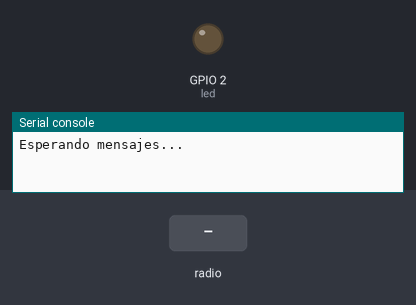
A program run on a simulated ESP32 board running MicroPython. Shown: output pins drawn as LEDs (lit = HIGH), the last lines printed to the serial console. Inputs (shaded band) come from the test bench.

Above: at 1.2 s.
1.3 s: radio message "MORSE" arrives
At 1.8 s:
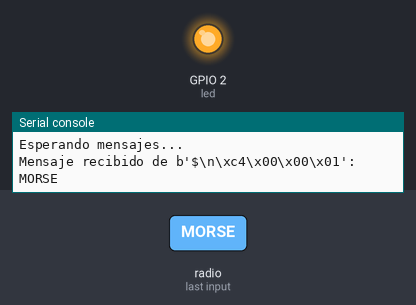
Timing chart, 0 to 4.3 s (numbered marks = the images above; inputs shaded):
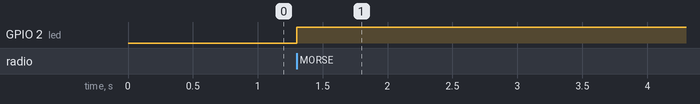

Measured:
- after the input at 1.3 s, GPIO 2 (led): LOW → HIGH at once

The program:

ESP-NOW-Receptor.py
```python
# Receptor
import espnow
import network
from machine import Pin

# Configurar WiFi en modo Station
wlan = network.WLAN(network.STA_IF)
wlan.active(True)

# Crear la instancia de ESP-NOW
esp = espnow.ESPNow()
esp.active(True)

# Configurar LED en el pin 2 (ajusta según tu hardware)
led = Pin(2, Pin.OUT)
led.value(0)  # Apagar LED inicialmente

print("Esperando mensajes...")

# Escuchar mensajes entrantes
while True:
    host, msg = esp.recv()  # Recibe datos (host = MAC del emisor, msg = mensaje)
    if msg:
        mensaje = msg.decode()
        print(f"Mensaje recibido de {host}: {mensaje}")

        if mensaje == "MORSE":
            led.value(1)  # Encender LED (botón presionado)
        else:
            led.value(0)  # Apagar LED (botón liberado)
```
